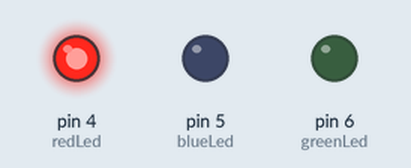
Bench run of a sketch on a simulated Arduino Uno, built with avr-gcc and run on an emulated ATmega328P. On the bench: output pins drawn as LEDs (lit = HIGH).

Above: at 0.2 s.
At 0.7 s:
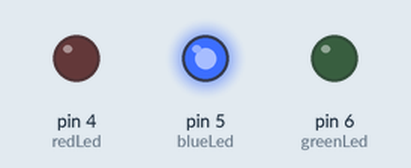
At 2.7 s:
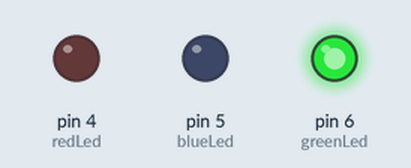
Timing chart, 0 to 3.5 s (numbered marks = the images above):
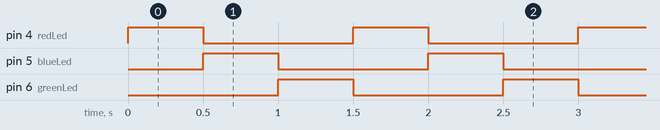

Measured:
- by itself, pin 4 (redLed), pin 5 (blueLed), pin 6 (greenLed): alternates HIGH for 0.50 s and LOW for 1.0 s
- by itself, everything shown: repeats every 1.5 s, in 3 steps

The sketch:

Leds_Secuenciales.ino
```cpp
int redLed = 4;
int blueLed = 5;
int greenLed = 6;

void setup()
{
  pinMode(redLed, OUTPUT);
  pinMode(blueLed, OUTPUT);
  pinMode(greenLed, OUTPUT);
}

void loop()
{
  digitalWrite(redLed, HIGH);
  digitalWrite(blueLed, LOW);
  digitalWrite(greenLed, LOW);
  delay(500);
  digitalWrite(redLed, LOW);
  digitalWrite(blueLed, HIGH);
  digitalWrite(greenLed, LOW);
  delay(500);
  digitalWrite(redLed, LOW);
  digitalWrite(blueLed, LOW);
  digitalWrite(greenLed, HIGH);
  delay(500);
}
```
